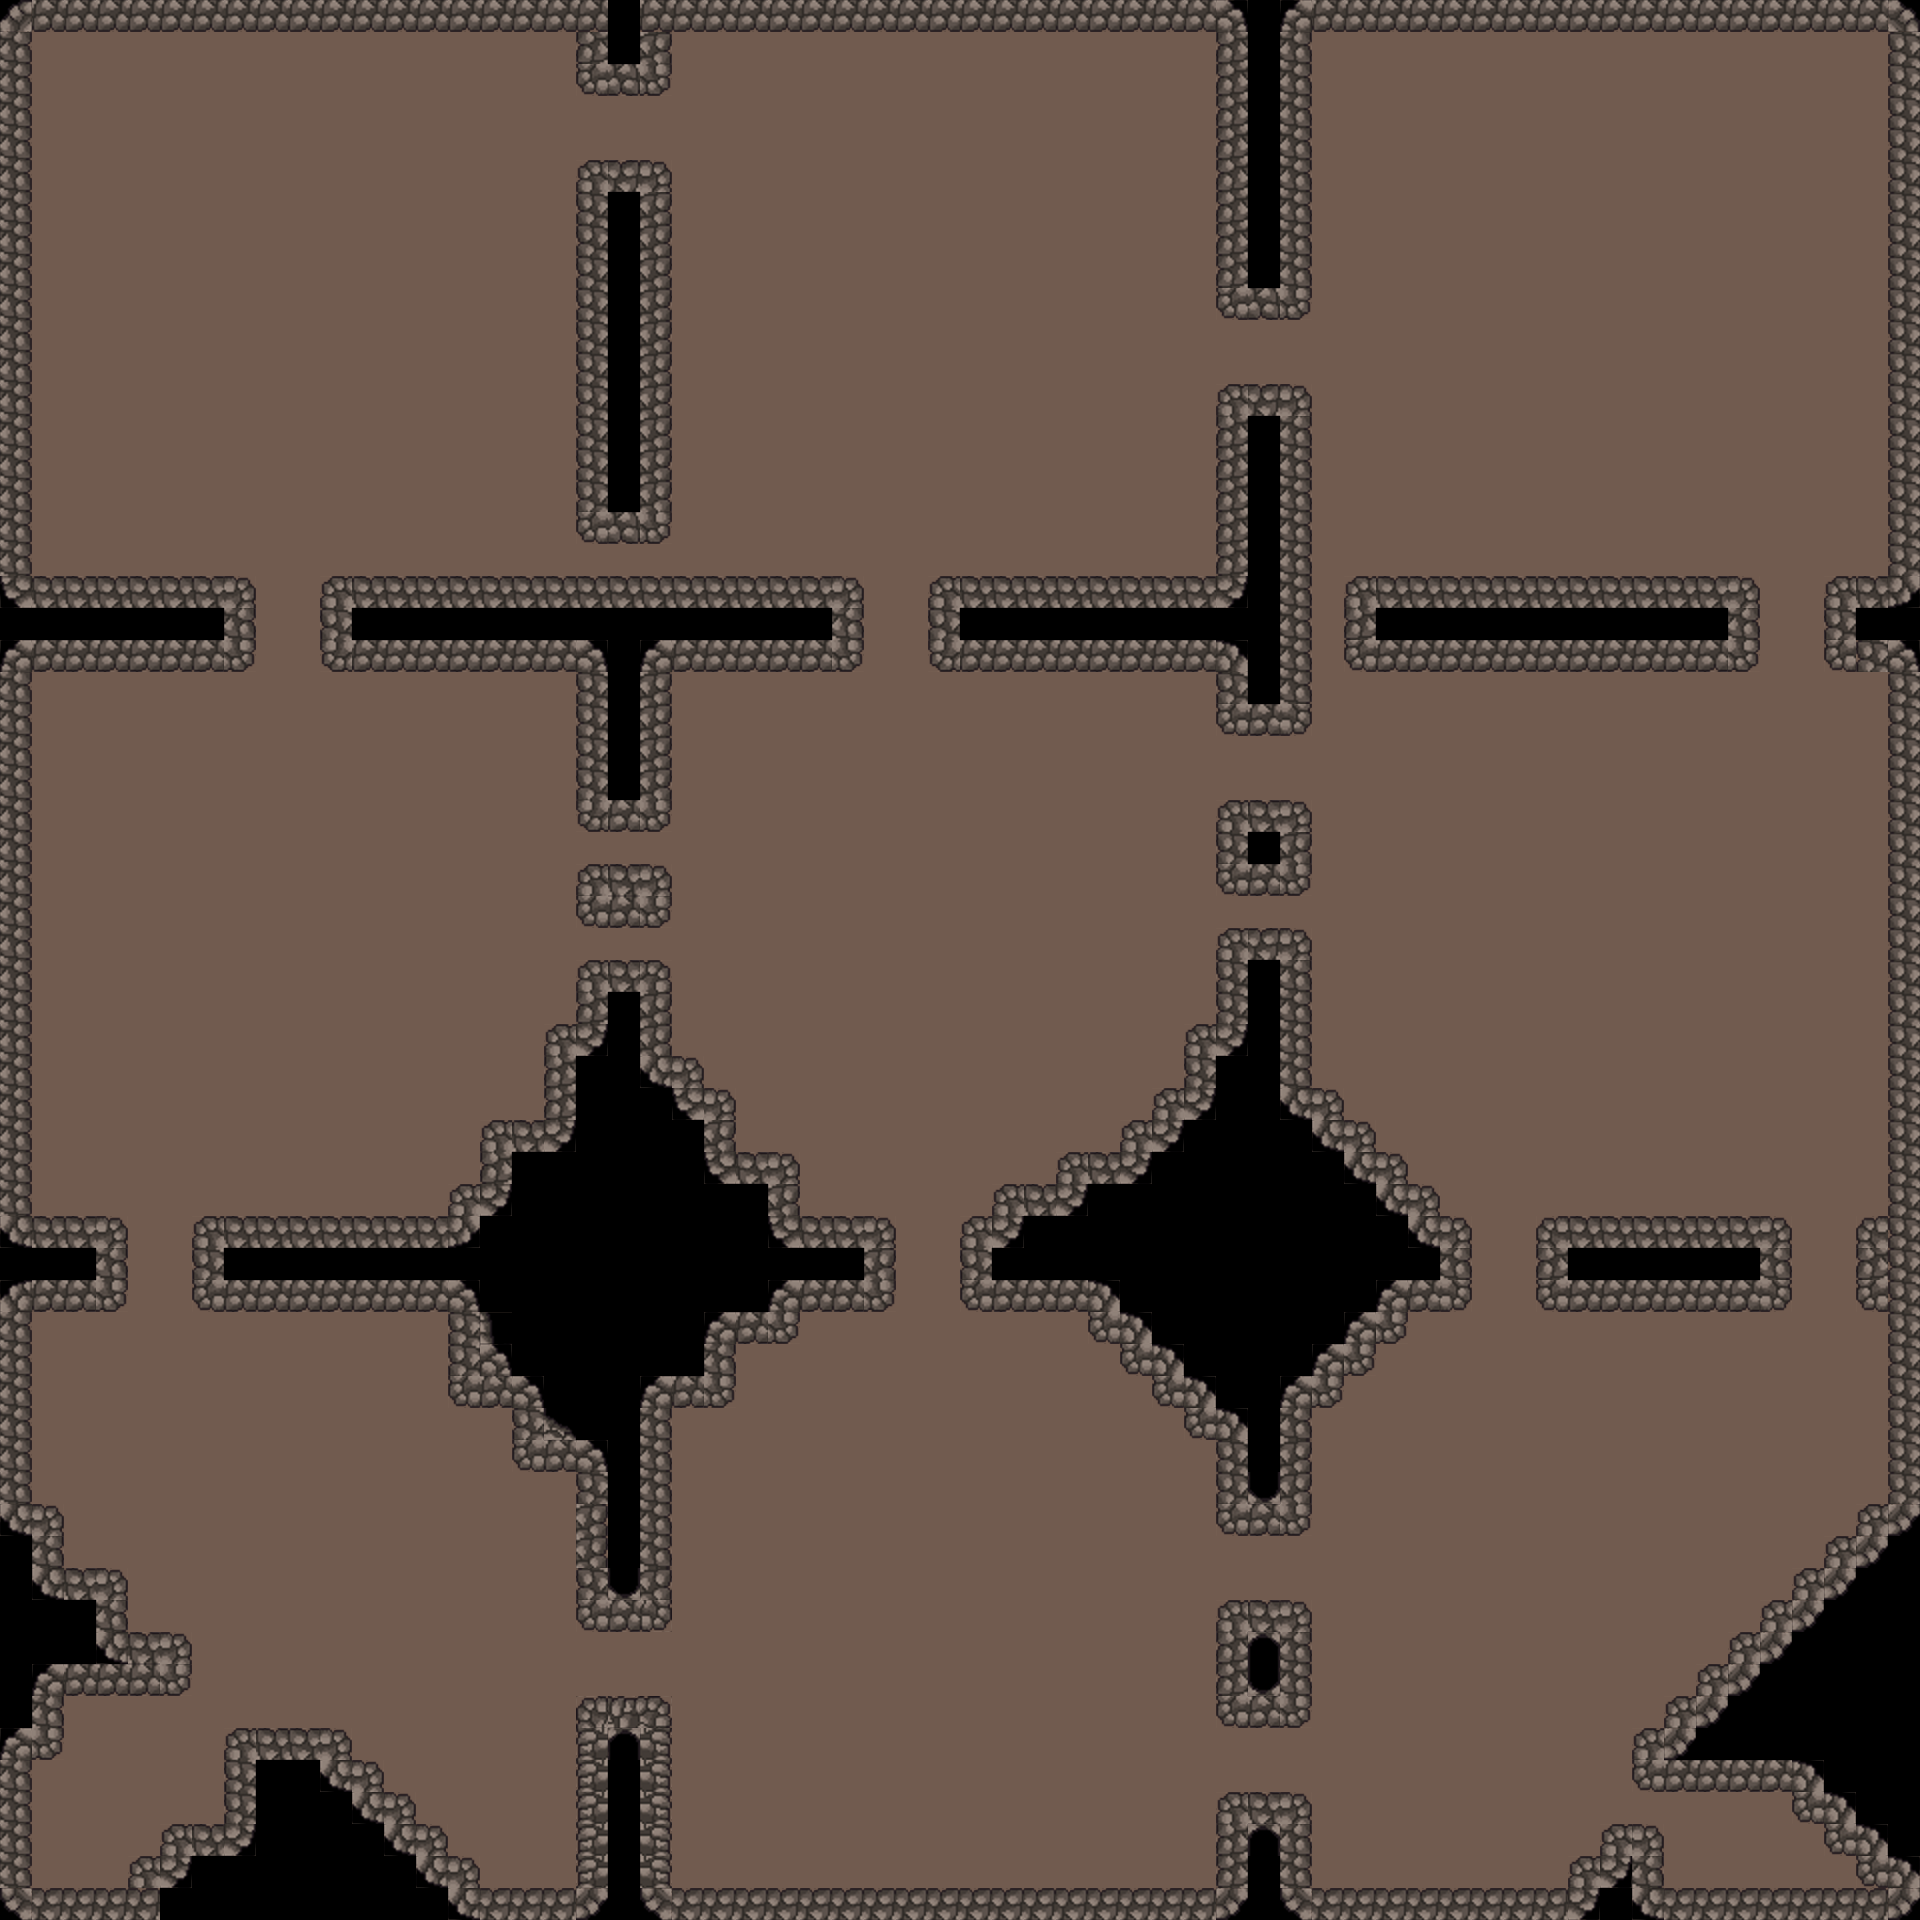

This is a level from a 2D game, rendered from its Tiled map with the project's own tilesets. A one-line summary and the map file follow, with tile-layer data summarised:
An orthogonal 60x60 tile map with 32x32 px tiles, 2 tile layers (Tile Layer 1, Tile Layer 2).

<map version="1.2" tiledversion="1.3.2" orientation="orthogonal" renderorder="right-down" compressionlevel="-1" width="60" height="60" tilewidth="32" tileheight="32" infinite="0" nextlayerid="3" nextobjectid="1">
 <tileset firstgid="1" source="Level.tsx" />
 <layer id="1" name="Tile Layer 1" width="60" height="60" locked="1">
  <data>[3600 cells, 3600 non-empty, 1 distinct tile ids]</data>
 </layer>
 <layer id="2" name="Tile Layer 2" width="60" height="60">
  <data>[3600 cells, 1008 non-empty, 11 distinct tile ids]</data>
 </layer>
</map>